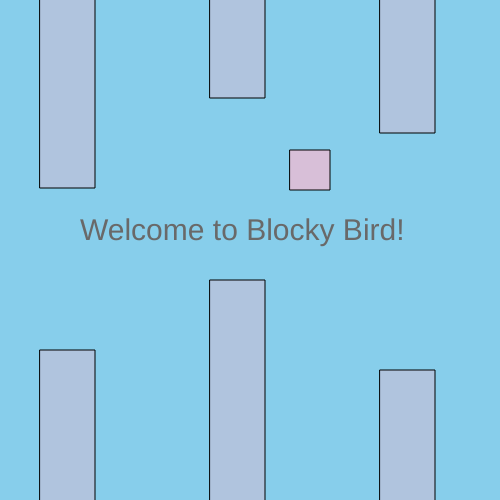
Frame 1 (no input)
Frame 60 (no input): identical to frame 1, image omitted
Frame 120 (the mouse pressed at the canvas centre since frame 60): identical to frame 1, image omitted

The p5.js sketch that drew this single still picture (run headless with seeded random() and noise() and a simulated clock; from frame 60 on, the mouse is pressed at the canvas centre):

// p5.js sketch
// ── sketch.js
var sceneNum = 0;

//Code for the player 
function Player() {
  this.y = 5;
  this.x = 30;

  this.gravity = 0.7;
  this.lift = -9;
  this.velocity = 0;

  this.show = function() {
    fill(216,191, 216);
    rect(this.x, this.y, 33, 33);
  };

  this.up = function() {
    this.velocity += this.lift;
  };

  this.update = function() {
    this.velocity += this.gravity;
    this.y += this.velocity;

    if (this.y > height) {
      this.y = height;
      this.velocity = 0;
    }

    if (this.y < 0) {
      this.y = 0;
      this.velocity = 0;
    }
  };
}

//Code for the obstacles
function Obstacle() {
  this.spacing = 355;
  this.top = random(height / 10, (3 / 4) * height);
  this.bottom = height - (this.top + this.spacing);
  this.x = width;
  this.w = 80;
  this.speed = 6;

//Code for the hit points(?)
  this.hits = function(player) {
    if (player.y < this.top || player.y > height - this.bottom) {
      if (player.x > this.x && player.x < this.x + this.w) {
      return true;
      }
    }
  };

  this.show = function() {
    fill(176,196, 222);
    rect(this.x, 0, this.w, this.top);
    rect(this.x, height - this.bottom, this.w, this.bottom);
  }

  this.update = function() {
    this.x -= this.speed;
  };

  this.offscreen = function() {
    if (this.x < -this.w) {
      return true;
    } else {
      return false;
    }
  };
}

var player;
var obstacle = [];

function setup() {
  createCanvas(500, 500);
  player = new Player();
  obstacle.push(new Obstacle());
  drawScene1();
}

function draw() {
  if(sceneNum === 2){
  background(135, 206, 235);

  for (var i = obstacle.length - 1; i >= 0; i--) {
    obstacle[i].show();
    obstacle[i].update();

//Code for the hit points(?)
    if (obstacle[i].hits(player)) {
      console.log("OH NO");
    }

    if (obstacle[i].offscreen()) {
    }
  }

  player.update();
  player.show();

  if (frameCount % 89 == 0) {
    obstacle.push(new Obstacle());
  }
  }
}

//Jumping key. Press space
function keyPressed() {
  if (key == ' ') {
    player.up();
  }
}

mouseClicked = function() {
  sceneNum++;
    if(sceneNum === 0) {
      drawScene1();
    }  
};

// ── drawScene1.js
//Code for the first scene
function drawScene1() {
  sceneNum = 1;
  background(135, 206, 235);
  fill(176, 196, 222)
  rect(40, -2, 55, 190);
  rect(210, -2, 55, 100);
  rect(380, -2, 55, 135);
  
  rect(40, 350, 55, 280);
  rect(210, 280, 55, 480);
  rect(380, 370, 55, 480);
  
  fill(216,191, 216)
  rect(290, 150, 40, 40);
  
  fill(105,105,105);
  textSize(30);
  text("Welcome to Blocky Bird!", 80, 240);
}

// ── obstacle.js
//Code for the obstacles
function Obstacle() {
  this.spacing = 355;
  this.top = random(height / 10, (3 / 4) * height);
  this.bottom = height - (this.top + this.spacing);
  this.x = width;
  this.w = 80;
  this.speed = 6;

//Code for the hit points(?)
  this.hits = function(player) {
    if (player.y < this.top || player.y > height - this.bottom) {
      if (player.x > this.x && player.x < this.x + this.w) {
      return true;
      }
    }
  };

  this.show = function() {
    fill(176,196, 222);
    rect(this.x, 0, this.w, this.top);
    rect(this.x, height - this.bottom, this.w, this.bottom);
  }

  this.update = function() {
    this.x -= this.speed;
  };

  this.offscreen = function() {
    if (this.x < -this.w) {
      return true;
    } else {
      return false;
    }
  };
}

// ── player.js
//Code for the player 
function Player() {
  this.y = 5;
  this.x = 30;

  this.gravity = 0.7;
  this.lift = -9;
  this.velocity = 0;

  this.show = function() {
    fill(216,191, 216);
    rect(this.x, this.y, 33, 33);
  };

  this.up = function() {
    this.velocity += this.lift;
  };

  this.update = function() {
    this.velocity += this.gravity;
    this.y += this.velocity;

    if (this.y > height) {
      this.y = height;
      this.velocity = 0;
    }

    if (this.y < 0) {
      this.y = 0;
      this.velocity = 0;
    }
  };
}
